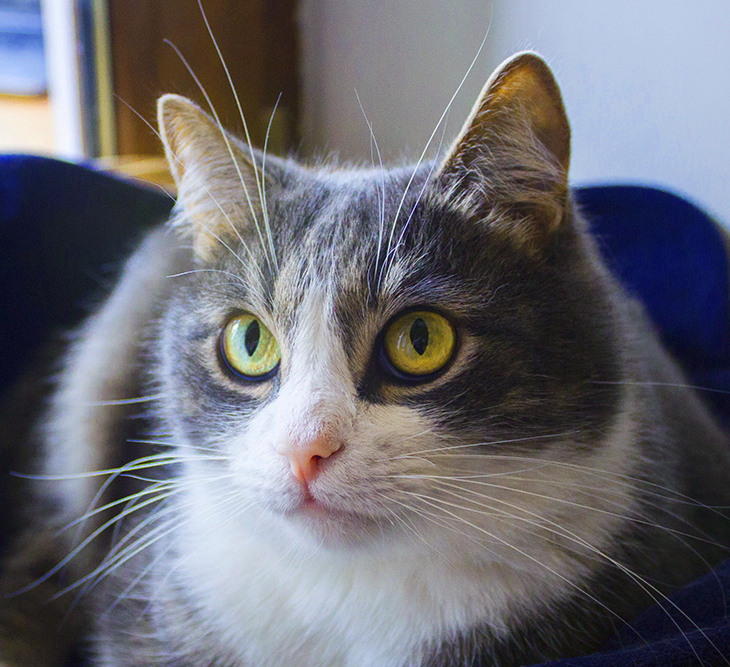
#> input picture Image processing with filters/figures/cat-color.png, 730 x 667 px
$ jupyter execute SergeOS_rew.ipynb   (shell and % lines are left out)
#> lines starting #> are read from the running program, lines starting #| are printed output that depends on the picture; after the words box and inside, x2 and y2 are one past the last pixel; in counts of white or black regions, pixels touching at a corner belong together
[cell 1]
import os
import matplotlib.pyplot as plt
import numpy as np

import imageio
from scipy import signal

import timeit

[cell 2]
input_img = os.path.abspath('./figures/cat-color.png') # Путь к изображению

[cell 3]
def scharr_filter():
    return np.array([[ -3-3j, 0-10j,  +3 -3j],
                    [-10+0j, 0+ 0j, +10 +0j],
                   [ -3+3j, 0+10j,  +3 +3j]])

def sobel_filter():
    return np.array([[ -1-1j, 0- 2j,  +1 -1j],
                   [ -2+0j, 1+ 0.5j,  +2 +0j],
                   [ -1+1j, 0+ 2j,  +1 +1j]])

def laplace_filter():
    return np.array([[ 0+0j,  0+1j,  0+0j],
                   [ 1+0j, -2-2j,  1+0j],
                   [ 0+0j,  0+1j,  0+0j]])

def gause_blur():
    win_size = (11, 11)
    sigma = 3
    w = np.zeros(win_size, dtype=np.float32)
    for i in range(w.shape[0]):
        for j in range(w.shape[1]):
            w[i,j] = np.exp(-(i-w.shape[0]//2)**2 / sigma**2 / 2
                            -(j-w.shape[1]//2)**2 / sigma**2 / 2)
    return  w / np.sum(w)

[cell 4]
class ImageTransformation:
  org_img = None
  res_img = None
  org_path = ''

  def __init__(self, path=None):
    if path is not None:
      self.init_transform(path)

  def init_transform(self, path):
    try:
      self.res_img = None
      self.org_path = path
      self.org_img = imageio.imread(path)
#> self.org_img is the input picture: shape (667, 730, 3); mean R, G, B 107.7, 107.6, 114.7
    except IOError:
      print(f'Файл {path} не удалось прочитать')
      self.org_img = None
      self.res_img = None
      self.img_filter = None

  def transorm_with_scipy(self, new_filter=None, threshold=None):
    grad = self.gray_image() / 255
    for img_filter in new_filter:
      grad = signal.convolve2d(grad, img_filter, boundary='symm', mode='same')
    if threshold is None:
      self.res_img = grad
    else:
      self.res_img = (threshold[1] <= np.angle(grad) / np.pi).astype(np.uint8) + (threshold[0] >= np.angle(grad) / np.pi).astype(np.uint8)

  def transorm_with_numpy(self, new_filter=None, threshold=None):
    gray_img = self.gray_image()/ 255

    for img_filter in new_filter:
      grad = np.zeros(
      (gray_img.shape[0] - img_filter.shape[0] + 1,
      gray_img.shape[1] - img_filter.shape[1] + 1),
      dtype = 'complex_')

      for i in range(grad.shape[0]):
          for j in range(grad.shape[1]):
              x = gray_img[i:i+img_filter.shape[0], j:j+img_filter.shape[1]]
              grad[i,j] = np.sum(img_filter * x)
      gray_img = grad.copy()
    if threshold is None:
      self.res_img = grad
    else:
      self.res_img = (threshold[1] <= np.angle(gray_img)/ np.pi).astype(np.uint8) + (threshold[0] >= np.angle(gray_img)/ np.pi).astype(np.uint8)

  def show_original_image(self, ax, title='Original'):
     if self.org_img is None:
        pass
     else:
        ax.set_title(title)
        ax.set_axis_off()
        ax.imshow(self.org_img)

  def show_gray_image(self, ax, title='Gray'):
    if self.org_img is None:
        pass
    else:
        ax.set_title(title)
        ax.set_axis_off()
        ax.imshow(self.gray_image(), cmap='gray')

  def show_tranformed_image(self, ax, mode='scipy', new_filter=None, reload_image=True, title=None, threshold=None):
    try:
      if (self.res_img is None or reload_image or new_filter is not None) and mode=='scipy':
          self.transorm_with_scipy(new_filter=new_filter, threshold=threshold)
      elif (self.res_img is None or reload_image or new_filter is not None) and mode=='numpy':
          self.transorm_with_numpy(new_filter=new_filter, threshold=threshold)

      ax.set_title(f'{title}({mode})')
      ax.set_axis_off()
      ax.imshow(self.res_img, cmap='gray')
    except TypeError:
      print(f'Не удалось применить фильтр. Mode={mode}')

  def gray_image(self):
    return np.mean(self.org_img, axis=2)
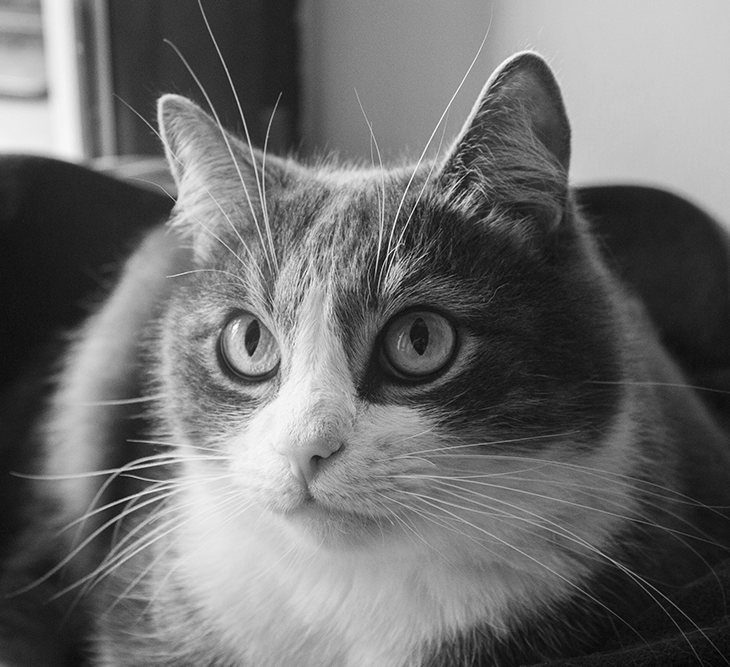
#> returned value: shape (667, 730) float64; min 1, max 255, mean 110

[cell 5]
def image_transform(img_transform):
    fig, (ax_orig, ax_schar, ax_sobel, ax_laplace) = plt.subplots(4, 3, figsize=(15, 15))
    img_transform.show_original_image(ax_orig[0])
    img_transform.show_gray_image(ax_orig[1])
    img_transform.show_tranformed_image(ax_orig[2], new_filter=[gause_blur()], title = 'gause_blur')
#> the loop in transorm_with_scipy, `for img_filter in new_filter:` made 1 pass
#> pass 1, in transorm_with_scipy, `grad = signal.convolve2d(grad, img_filter, boundary='symm', mode='same')`:
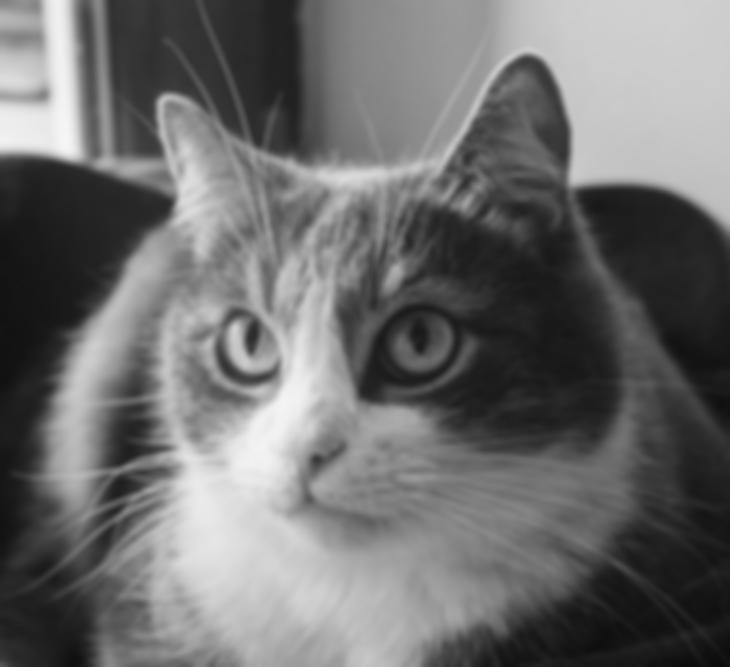
#> grad: shape (667, 730) float64; min 0.045, max 0.966, mean 0.431
    img_transform.show_tranformed_image(ax_sobel[0], new_filter=[sobel_filter()], title = 'Sobel Modified', threshold=(0.1, 0.9))
#> call 2 of transorm_with_scipy, with threshold = (0.1, 0.9)
#> in transorm_with_scipy (call 2), `self.res_img = (threshold[1] <= np.angle(grad) / np.pi).astype(np.uint..`:
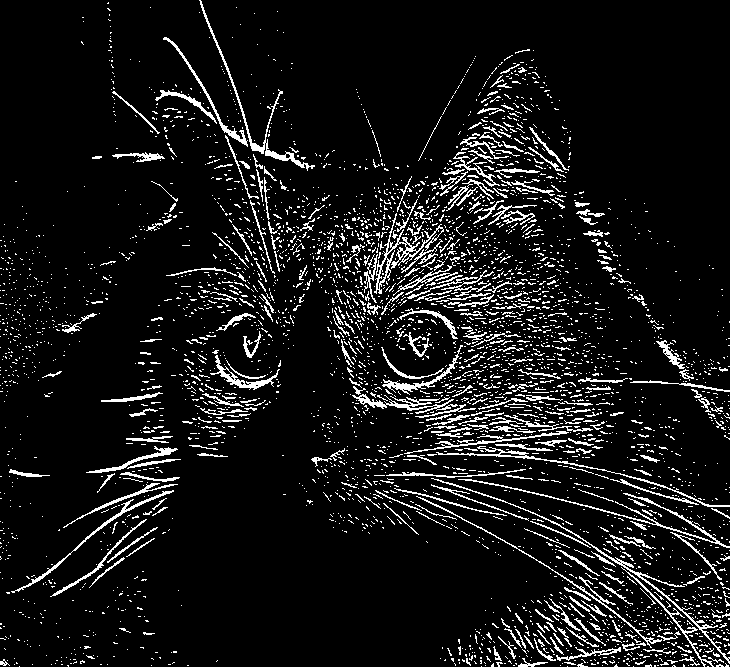
#> self.res_img: shape (667, 730); values 0 (black) and 1 (white), 8.6% white in thin lines or dots
    img_transform.show_tranformed_image(ax_sobel[1], new_filter=[sobel_filter()], title = 'Sobel Modified', threshold=(0.1, 0.9), mode='numpy')
    img_transform.show_tranformed_image(ax_sobel[2], new_filter=[gause_blur(), sobel_filter()], title = 'Gause+Sobel', threshold=(0.1, 0.9))
#> in transorm_with_scipy (call 3), `self.res_img = (threshold[1] <= np.angle(grad) / np.pi).astype(np.uint..`: self.res_img: shape (667, 730); values 0 (black) and 1 (white), 0.83% white; 40 white regions (12 under 20 px), largest, box (x1, y1, x2, y2) and area: (358, 392, 425, 410) 392, (218, 362, 270, 388) 346, (250, 136, 305, 166) 336
    img_transform.show_tranformed_image(ax_schar[0], new_filter=[scharr_filter()], title = 'Scharr', threshold=(0.1, 0.9))
#> in transorm_with_scipy (call 4), `self.res_img = (threshold[1] <= np.angle(grad) / np.pi).astype(np.uint..`: self.res_img: shape (667, 730); values 0 (black) and 1 (white), 59.4% white; black in thin lines or dots
    img_transform.show_tranformed_image(ax_schar[1], new_filter=[scharr_filter()], title = 'Scharr', threshold=(0.1, 0.9), mode='numpy')
    img_transform.show_tranformed_image(ax_schar[2], new_filter=[gause_blur(), scharr_filter()], title = 'Gause+Scharr', threshold=(0.1, 0.9))
#> in transorm_with_scipy (call 5), `self.res_img = (threshold[1] <= np.angle(grad) / np.pi).astype(np.uint..`: self.res_img: shape (667, 730); values 0 (black) and 1 (white), 57.2% white; 408 black regions (165 under 20 px), largest, box (x1, y1, x2, y2) and area: (225, 0, 730, 375) 55836, (112, 540, 389, 667) 16464, (0, 139, 177, 298) 14114
    img_transform.show_tranformed_image(ax_laplace[0], new_filter=[laplace_filter()], title = 'Laplace', threshold=(0.1, 0.9))
#> in transorm_with_scipy (call 6), `self.res_img = (threshold[1] <= np.angle(grad) / np.pi).astype(np.uint..`: self.res_img: shape (667, 730); values 0 (black) and 1 (white), 58.2% white; black in thin lines or dots
    img_transform.show_tranformed_image(ax_laplace[1], new_filter=[laplace_filter()], title = 'Laplace', threshold=(0.1, 0.9), mode='numpy')
    img_transform.show_tranformed_image(ax_laplace[2], new_filter=[laplace_filter(), sobel_filter()], title = 'Laplace+Sobel', threshold=(0.1, 0.9))
#> in transorm_with_scipy (call 7), `self.res_img = (threshold[1] <= np.angle(grad) / np.pi).astype(np.uint..`: self.res_img: shape (667, 730); values 0 (black) and 1 (white), 67.8% white; black in thin lines or dots
    fig.show()

[cell 6]

# ядро (1+ 1j)
def sobel_filter():
    return np.array([[ -1-1j, 0- 2j,  +1 -1j],
                   [ -2+0j, 1+ 1j,  +2 +0j],
                   [ -1+1j, 0+ 2j,  +1 +1j]])


image_transform(ImageTransformation(input_img))

[cell 7]

# ядро (1+ 0.5j)

def sobel_filter():
    return np.array([[ -1-1j, 0- 2j,  +1 -1j],
                   [ -2+0j, 1+ 0.5j,  +2 +0j],
                   [ -1+1j, 0+ 2j,  +1 +1j]])

image_transform(ImageTransformation(input_img))
#> in transorm_with_scipy (call 9), `self.res_img = (threshold[1] <= np.angle(grad) / np.pi).astype(np.uint..`:
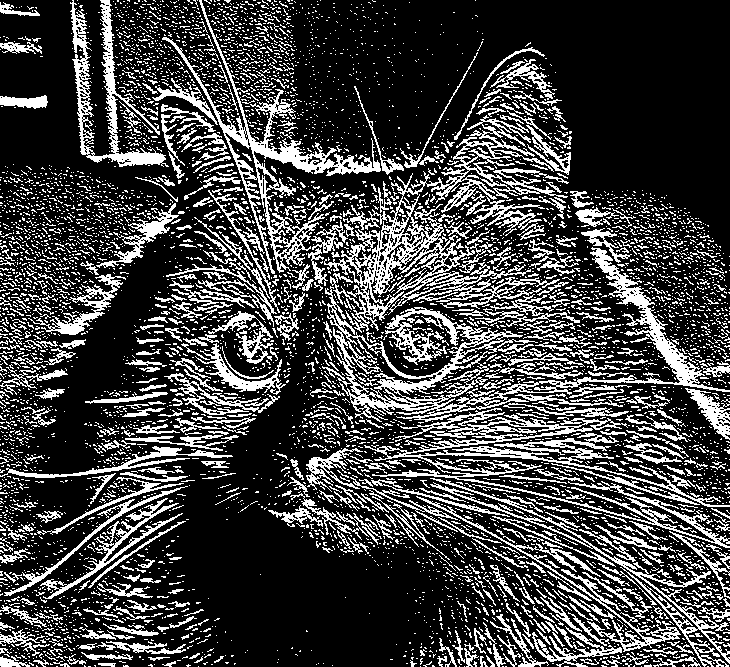
#> self.res_img: shape (667, 730); values 0 (black) and 1 (white), 25.7% white in thin lines or dots
#> in transorm_with_scipy (call 10), `self.res_img = (threshold[1] <= np.angle(grad) / np.pi).astype(np.uint..`: self.res_img: shape (667, 730); values 0 (black) and 1 (white), 10.9% white; 285 white regions (84 under 20 px), largest, box (x1, y1, x2, y2) and area: (155, 0, 435, 174) 4808, (585, 229, 730, 438) 4236, (74, 0, 163, 165) 2945
#> in transorm_with_scipy (call 14), `self.res_img = (threshold[1] <= np.angle(grad) / np.pi).astype(np.uint..`:
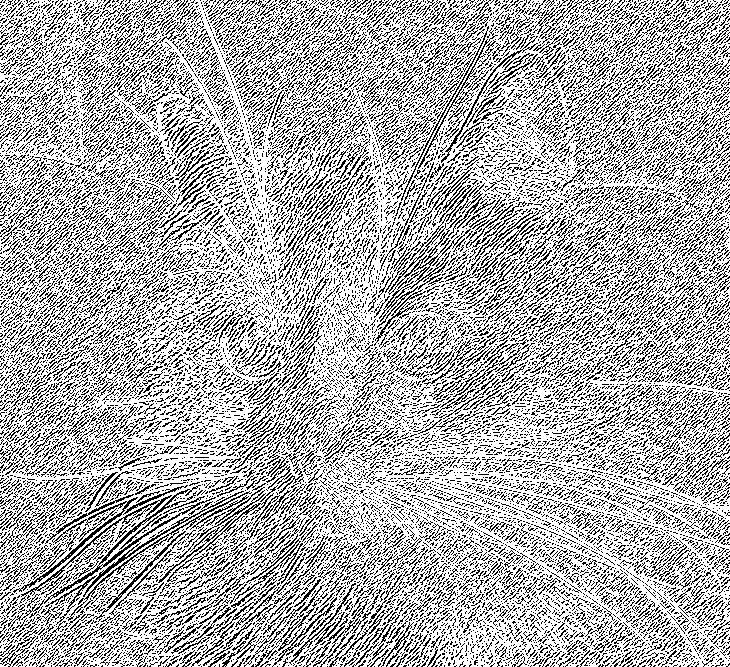
#> self.res_img: shape (667, 730); values 0 (black) and 1 (white), 68.8% white; black in thin lines or dots
#> in image_transform (call 2), `fig.show()`:
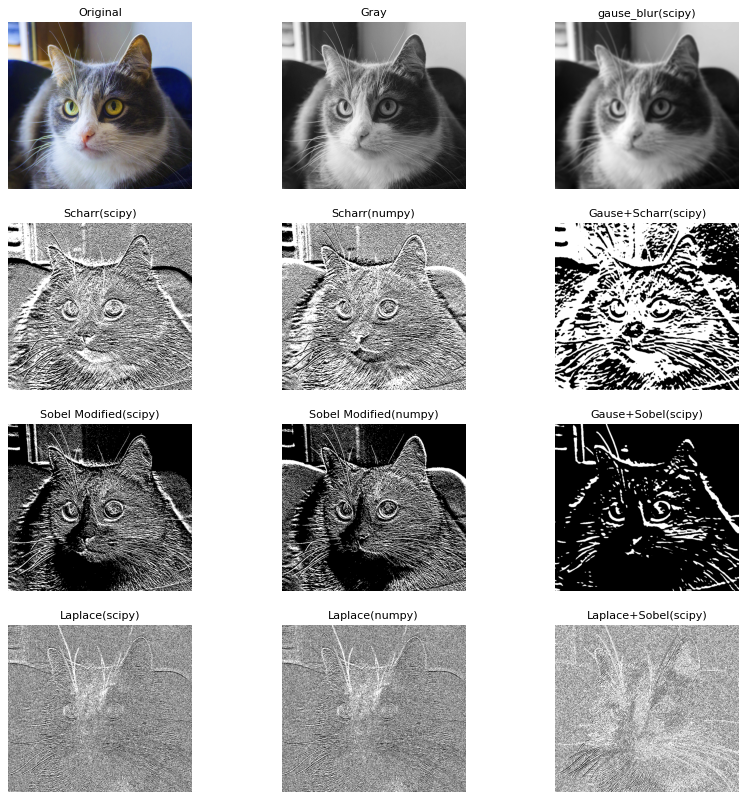
#> figure drawn by matplotlib, 12 panels

[cell 8]

# Базовый пример
def sobel_filter():
    return np.array([[ -1-1j, 0- 2j,  +1 -1j],
                   [ -2+0j, 0+ 0j,  +2 +0j],
                   [ -1+1j, 0+ 2j,  +1 +1j]])

image_transform(ImageTransformation(input_img))
#> in transorm_with_scipy (call 16), `self.res_img = (threshold[1] <= np.angle(grad) / np.pi).astype(np.uint..`:
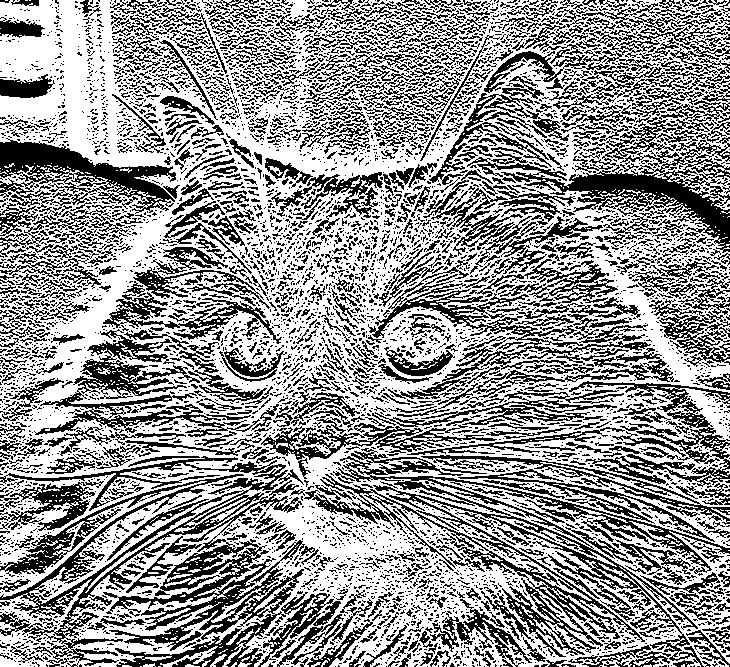
#> self.res_img: shape (667, 730); values 0 (black) and 1 (white), 59.3% white; black in thin lines or dots
#> in transorm_with_scipy (call 17), `self.res_img = (threshold[1] <= np.angle(grad) / np.pi).astype(np.uint..`: self.res_img: shape (667, 730); values 0 (black) and 1 (white), 57.2% white; 396 black regions (155 under 20 px), largest, box (x1, y1, x2, y2) and area: (225, 0, 730, 375) 55970, (112, 540, 389, 667) 16474, (0, 139, 177, 298) 14122
#> in transorm_with_scipy (call 21), `self.res_img = (threshold[1] <= np.angle(grad) / np.pi).astype(np.uint..`:
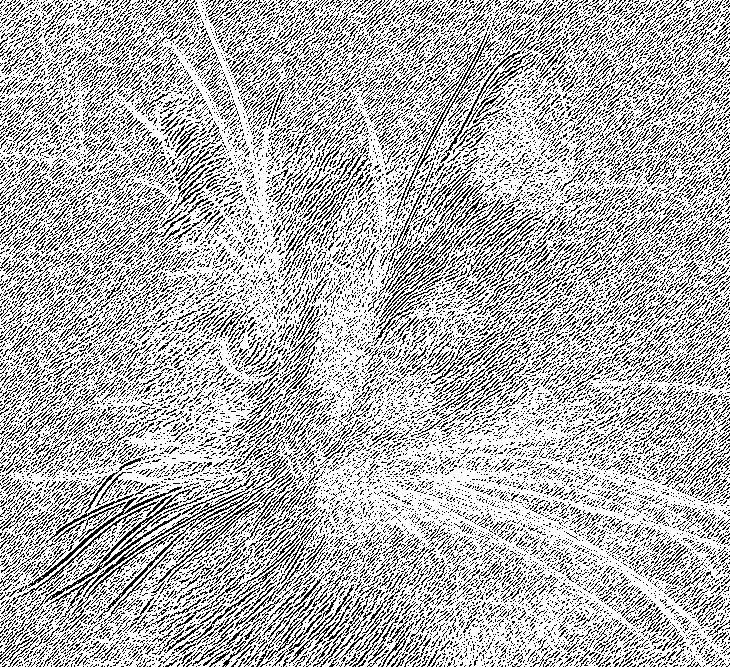
#> self.res_img: shape (667, 730); values 0 (black) and 1 (white), 70.6% white; black in thin lines or dots
#> in image_transform (call 3), `fig.show()`:
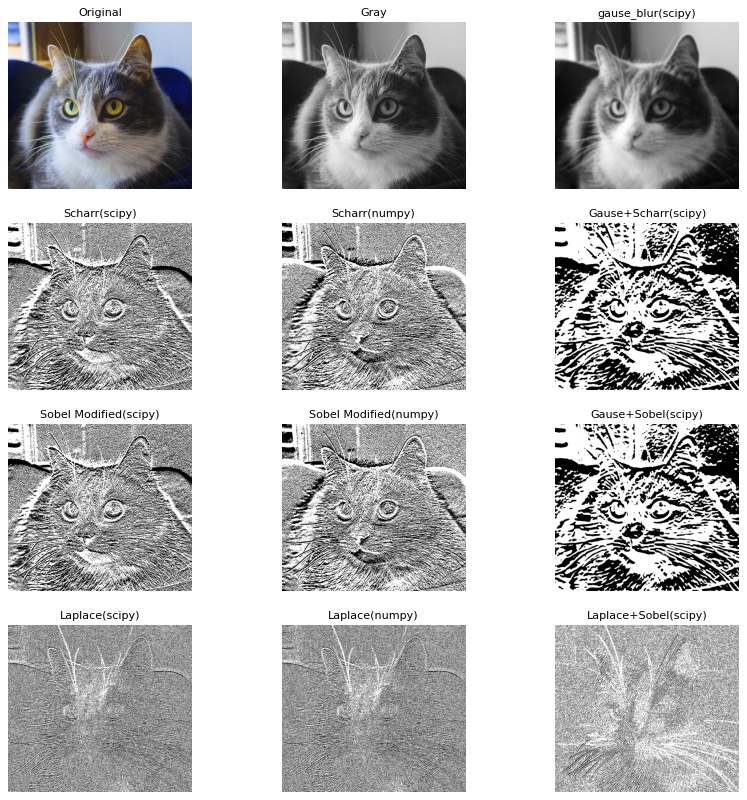
#> figure drawn by matplotlib, 12 panels
